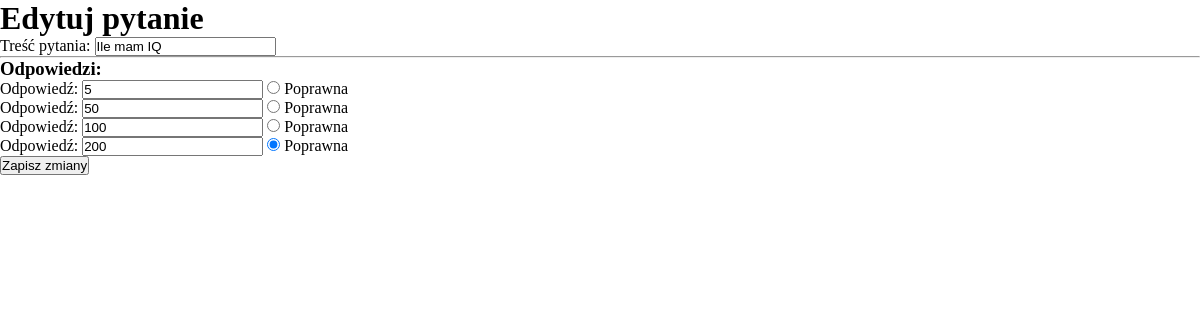
/teacher/questions/7/edit, run on the app's committed database.
### models.py (models this page shows, shortened)
class Question(db.Model):
    __tablename__ = 'questions'
    id = db.Column(db.Integer, primary_key=True)
    text = db.Column(db.String, nullable=False)

class AnswerOption(db.Model):
    __tablename__ = 'answer_options'
    id = db.Column(db.Integer, primary_key=True)
    text = db.Column(db.String, nullable=False)
    is_correct = db.Column(db.Boolean, nullable=False)
    question_id = db.Column(db.Integer, db.ForeignKey('questions.id'), nullable=False)
    question = db.relationship('Question', backref='answer_options')

### app.py (the view, shortened to what this page needs)
@app.route('/teacher/questions/<int:question_id>/edit', methods=['GET', 'POST']) #edytuj pytanie
def edit_question(question_id):
    question = Question.query.get_or_404(question_id)
    return render_template('edit_question.html', question=question)

### templates/edit_question.html (shortened to what this page needs)
{% extends "base.html" %}
{% block body %}
<h1>Edytuj pytanie</h1>
<form method="post">
  <label>Treść pytania:</label>
  <input type="text" name="question_text" value="{{ question.text }}" required>
  <hr>
  <h3>Odpowiedzi:</h3>
  {% for opt in question.answer_options %}
    <div>
      <label>Odpowiedź:</label>
      <input type="text" name="option_{{ opt.id }}" value="{{ opt.text }}">
      <label>
        <input type="radio" name="correct_option" value="{{ opt.id }}" {% if opt.is_correct %}checked{% endif %}>
        Poprawna
      </label>
    </div>
  {% endfor %}
  <button type="submit" class="btn">Zapisz zmiany</button>
</form>
{% endblock %}

### static/css/style.css (style rules this page uses)
* { margin: 0; padding: 0; box-sizing: border-box; }

### data on the page
Question: question_text "Ile mam IQ"
AnswerOption: text "5", is_correct "☐ Poprawna"
AnswerOption: text "50", is_correct "☐ Poprawna"
AnswerOption: text "100", is_correct "☐ Poprawna"
AnswerOption: text "200", is_correct "☑ Poprawna"
